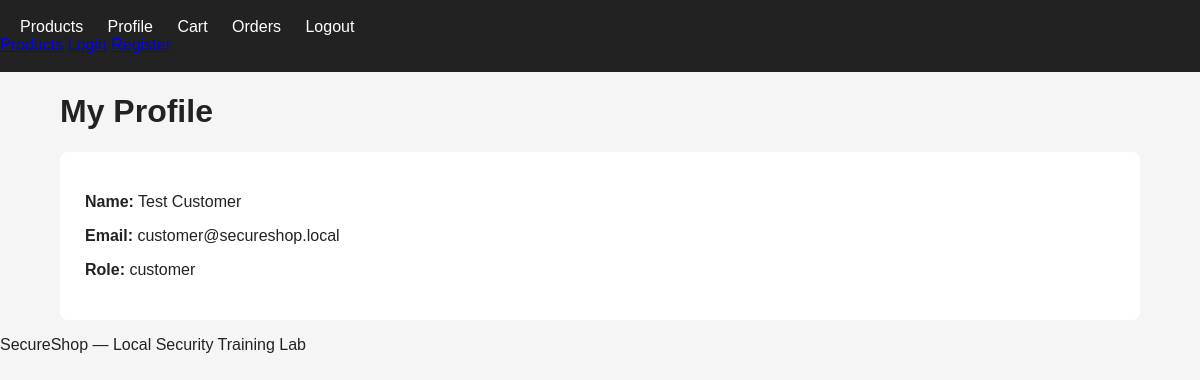
The page /profile (signed in) on the database its author committed.
### app/models.py (models this page shows)
class User(db.Model):
    id = db.Column(db.Integer, primary_key=True)
    name = db.Column(
        db.String(100),
        nullable=False
    )
    email = db.Column(
        db.String(150),
        unique=True,
        nullable=False
    )
    password = db.Column(
        db.String(255),
        nullable=False
    )
    role = db.Column(
        db.String(20),
        nullable=False,
        default="customer"
    )
    orders = db.relationship(
        "Order",
        backref="user",
        lazy=True
    )
    cart_items = db.relationship(
        "CartItem",
        backref="user",
        lazy=True,
        cascade="all, delete-orphan"
    )

### app/routes.py (the view)
@main.route("/profile")
@login_required
def profile():
    user = User.query.get_or_404(
        session["user_id"]
    )
    return render_template(
        "profile.html",
        user=user
    )

### app/routes.py (called while the page is built)
def login_required(function):
    @wraps(function)
    def wrapper(*args, **kwargs):
        if "user_id" not in session:
            flash("Please log in first.")
            return redirect(url_for("main.login"))
        return function(*args, **kwargs)
    return wrapper

### app/templates/profile.html (shortened to what this page needs)
{% extends "base.html" %}
{% block content %}
<h1>My Profile</h1>
<div class="product-card">
    <p>
        <strong>Name:</strong>
        {{ user.name }}
    </p>
    <p>
        <strong>Email:</strong>
        {{ user.email }}
    </p>
    <p>
        <strong>Role:</strong>
        {{ user.role }}
    </p>
</div>
{% endblock %}

### app/static/css/style.css (style rules this page uses)
* { box-sizing: border-box; }
body { margin: 0; font-family: Arial, sans-serif; background: #f5f5f5; color: #222; }
.product-card { background: white; padding: 25px; border-radius: 8px; }

### rows shown on the page
User: name "Test Customer", email "customer@secureshop.local", role "customer"
